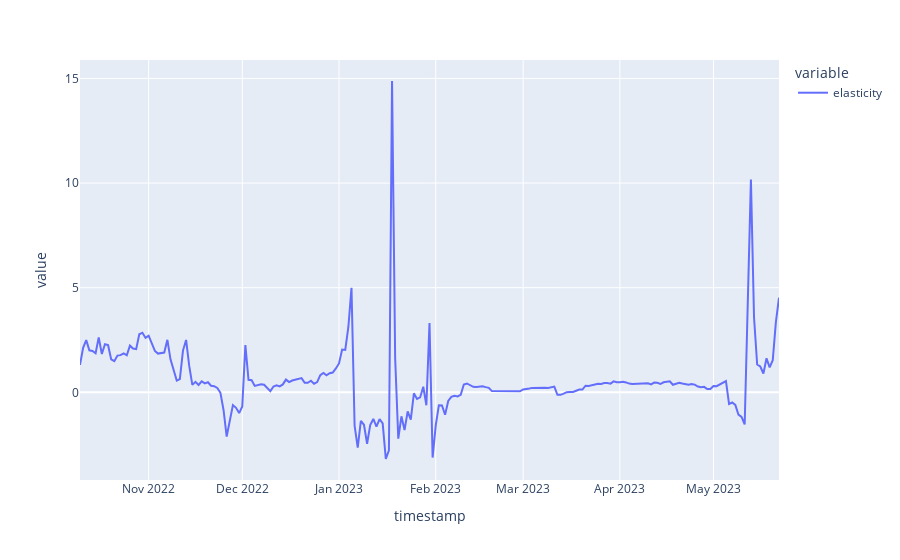

The notebook cell this image was saved under:
### Code cell
import pandas as pd
import plotly.express as px
from constants import ROOT_DATA_DIR

df = pd.read_parquet(ROOT_DATA_DIR / 'merged_df.parquet')

df['lp_token_supply_future'] = df['lp_token_total_supply'].shift(-30) #3 reward rate +x days after today
df['reward_rate_eth_future'] = df['reward_rate_eth'].shift(-30) 

# df['percent_change_in_supply'] = 100 * (df['lp_token_supply_shifted'] - df['lp_token_total_supply']) / df[['lp_token_supply_shifted', 'lp_token_total_supply']].mean(axis=1)
# df['percent_change_in_reward_rate'] = 100 * (df['reward_rate_eth_shifted'] - df['reward_rate_eth']) / df[['reward_rate_eth', 'reward_rate_eth_shifted']].mean(axis=1)

df['percent_change_in_supply'] = 100 * (df['lp_token_supply_future'] - df['lp_token_total_supply']) / df[['lp_token_total_supply', 'lp_token_supply_future']].mean(axis=1)
df['percent_change_in_reward_rate'] = 100 * (df['reward_rate_eth_future'] - df['reward_rate_eth']) /df[['reward_rate_eth', 'reward_rate_eth_future']].mean(axis=1)
df['elasticity'] = df['percent_change_in_supply'] / df['percent_change_in_reward_rate']

limited_df = df[df['percent_change_in_reward_rate'].abs() > 1]
print(df.shape, limited_df.shape)
px.line(limited_df['elasticity'])

### Figure 1 — Plotly figure (JSON) as saved in the notebook; plotly's stock layout.template omitted (floating-point values rounded to 4 significant figures; data arrays with more than 128 entries replaced by an {"elided": "..."} marker saying what was removed)
{"data": [{"hovertemplate": "variable=elasticity<br>timestamp=%{x}<br>value=%{y}<extra></extra>", "legendgroup": "elasticity", "line": {"color": "#636efa", "dash": "solid"}, "marker": {"symbol": "circle"}, "mode": "lines", "name": "elasticity", "orientation": "v", "showlegend": true, "type": "scatter", "x": {"elided": "223 str values"}, "xaxis": "x", "y": {"elided": "223 float values"}, "yaxis": "y"}], "layout": {"legend": {"title": {"text": "variable"}, "tracegroupgap": 0}, "margin": {"t": 60}, "xaxis": {"anchor": "y", "domain": [0, 1], "title": {"text": "timestamp"}}, "yaxis": {"anchor": "x", "domain": [0, 1], "title": {"text": "value"}}}}
